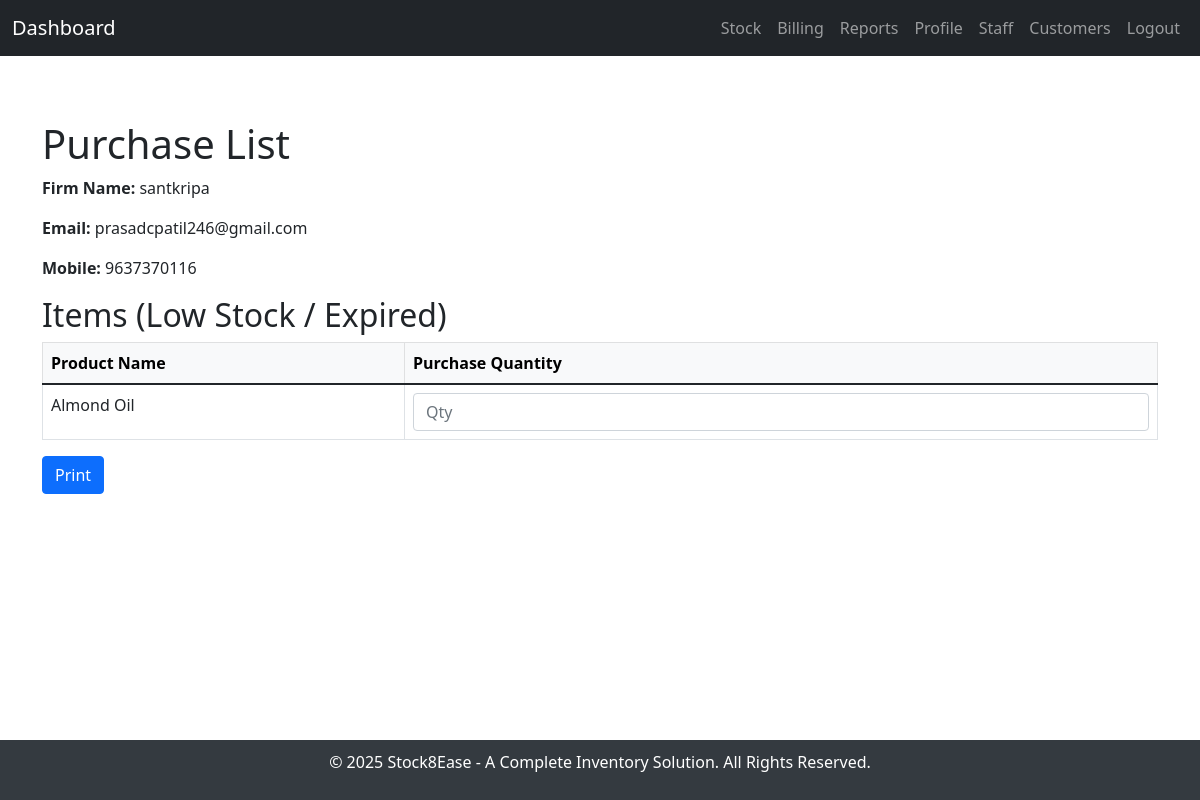
The app's page /dashboard/purchase with its own data.
### services/account_service.py (models this page shows, shortened)
class Account(db.Model):
    id = db.Column(db.Integer, primary_key=True)
    user_name = db.Column(db.String(120), nullable=False, unique=True)
    firm_name = db.Column(db.String(120), nullable=False, unique=True)
    email = db.Column(db.String(120), nullable=False, unique=True)
    mobile = db.Column(db.String(120), nullable=False, unique=True)
    password = db.Column(db.String(120), nullable=False)

### services/stock_service.py (models this page shows, shortened)
class Stock(db.Model):
    id = db.Column(db.Integer, primary_key=True)  # Adding an ID column as the primary key
    product_code = db.Column(db.String(50), unique=True, nullable=False)
    item_name = db.Column(db.String(100), nullable=False)
    selling_price = db.Column(db.Float, nullable=False)
    price = db.Column(db.Float, nullable=False)
    expiry = db.Column(db.String(10), nullable=False)  # Keep as string
    quantity = db.Column(db.Integer, nullable=False)

### services/dashboard_service.py (the view)
@dashboard_bp.route('/purchase')
def purchase():
    try:
        low_stock_items = Stock.query.filter(Stock.quantity <= 10).all()
        user = Account.query.first()
        expired_products = db.session.query(
            Stock.item_name
        ).filter(Stock.expiry <= datetime.utcnow()).all()
        combined_items = list(set([item.item_name for item in low_stock_items] + [product.item_name for product in expired_products]))
        return render_template('all-purchase.html',
                               combined_items=combined_items,user=user)
    except Exception as e:
        return jsonify({"error": str(e)}), 500

### templates/all-purchase.html (shortened to what this page needs)
{% extends 'base.html' %} {% block title %}All Purchases{% endblock %} {% block
content %}
<div class="container mt-4">
  <h1>Purchase List</h1>
  <div>
    <p><strong>Firm Name:</strong> {{ user.firm_name }}</p>
    <p><strong>Email:</strong> {{ user.email }}</p>
    <p><strong>Mobile:</strong> {{ user.mobile }}</p>
  </div>
  <h2>Items (Low Stock / Expired)</h2>
  <form id="purchaseForm">
    <table class="table table-bordered">
      <thead class="table-light">
        <tr>
          <th>Product Name</th>
          <th>Purchase Quantity</th>
        </tr>
      </thead>
      <tbody>
        {% for item_name in combined_items %}
        <tr>
          <td>{{ item_name }}</td>
          <td>
            <input
              type="number"
              name="purchase_qty_{{ item_name }}"
              min="1"
              class="form-control print-button"
              placeholder="Qty"
            />
          </td>
        </tr>
        {% endfor %}
      </tbody>
    </table>
    <div class="d-flex justify-content-between mt-3">
      <button
        type="button"
        class="btn btn-primary print-button"
        onclick="window.print();"
      >
        Print
      </button>
    </div>
  </form>
</div>
{% endblock %}

### templates/base.html (style rules this page uses)
html, body { height: 100%; margin: 0; padding: 0; }

### records on screen
Account: firm_name "santkripa", email "prasadcpatil246@gmail.com", mobile "9637370116"
Stock: item_name "Almond Oil"
